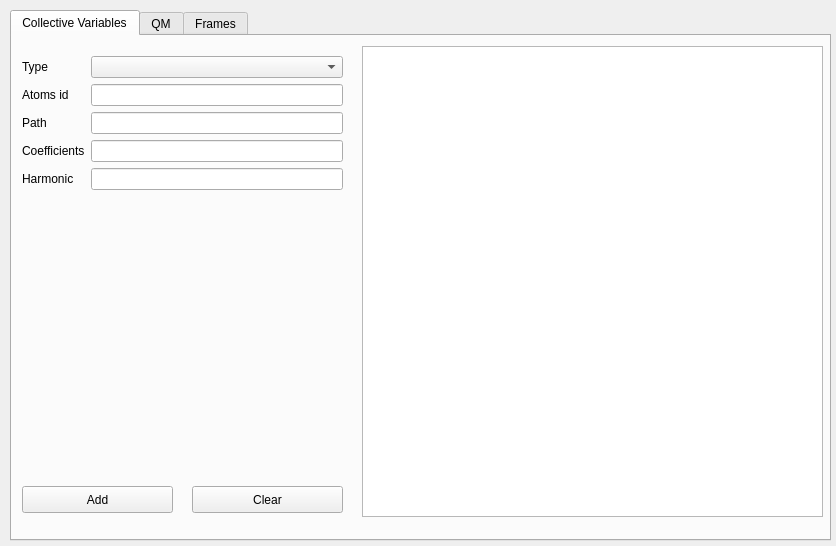
<?xml version="1.0" encoding="UTF-8"?>
<ui version="4.0">
 <class>Form</class>
 <widget class="QWidget" name="Form">
  <property name="geometry">
   <rect>
    <x>0</x>
    <y>0</y>
    <width>836</width>
    <height>546</height>
   </rect>
  </property>
  <property name="windowTitle">
   <string>Simula input</string>
  </property>
  <widget class="QTabWidget" name="tabWidget">
   <property name="geometry">
    <rect>
     <x>10</x>
     <y>10</y>
     <width>821</width>
     <height>531</height>
    </rect>
   </property>
   <property name="currentIndex">
    <number>0</number>
   </property>
   <widget class="QWidget" name="tab_cv">
    <attribute name="title">
     <string>Collective Variables</string>
    </attribute>
    <widget class="QPlainTextEdit" name="plainTextEdit">
     <property name="geometry">
      <rect>
       <x>350</x>
       <y>10</y>
       <width>461</width>
       <height>471</height>
      </rect>
     </property>
    </widget>
    <widget class="QPushButton" name="button_add">
     <property name="geometry">
      <rect>
       <x>10</x>
       <y>450</y>
       <width>151</width>
       <height>27</height>
      </rect>
     </property>
     <property name="text">
      <string>Add</string>
     </property>
    </widget>
    <widget class="QPushButton" name="button_clear">
     <property name="geometry">
      <rect>
       <x>180</x>
       <y>450</y>
       <width>151</width>
       <height>27</height>
      </rect>
     </property>
     <property name="text">
      <string>Clear</string>
     </property>
    </widget>
    <widget class="QWidget" name="formLayoutWidget">
     <property name="geometry">
      <rect>
       <x>10</x>
       <y>20</y>
       <width>321</width>
       <height>171</height>
      </rect>
     </property>
     <layout class="QFormLayout" name="formLayout">
      <item row="1" column="0">
       <widget class="QLabel" name="label">
        <property name="text">
         <string>Atoms id</string>
        </property>
       </widget>
      </item>
      <item row="1" column="1">
       <widget class="QLineEdit" name="edit_atoms"/>
      </item>
      <item row="2" column="0">
       <widget class="QLabel" name="label_2">
        <property name="text">
         <string>Path</string>
        </property>
       </widget>
      </item>
      <item row="2" column="1">
       <widget class="QLineEdit" name="edit_path"/>
      </item>
      <item row="3" column="0">
       <widget class="QLabel" name="label_3">
        <property name="text">
         <string>Coefficients</string>
        </property>
       </widget>
      </item>
      <item row="3" column="1">
       <widget class="QLineEdit" name="edit_coeff"/>
      </item>
      <item row="4" column="0">
       <widget class="QLabel" name="label_4">
        <property name="text">
         <string>Harmonic</string>
        </property>
       </widget>
      </item>
      <item row="4" column="1">
       <widget class="QLineEdit" name="edit_harm"/>
      </item>
      <item row="0" column="1">
       <widget class="QComboBox" name="combo_cvtype"/>
      </item>
      <item row="0" column="0">
       <widget class="QLabel" name="label_16">
        <property name="text">
         <string>Type</string>
        </property>
       </widget>
      </item>
     </layout>
    </widget>
   </widget>
   <widget class="QWidget" name="tab_qmmm">
    <attribute name="title">
     <string>QM</string>
    </attribute>
    <widget class="QPushButton" name="button_clear_2">
     <property name="geometry">
      <rect>
       <x>180</x>
       <y>450</y>
       <width>151</width>
       <height>27</height>
      </rect>
     </property>
     <property name="text">
      <string>Clear</string>
     </property>
    </widget>
    <widget class="QPushButton" name="button_add_2">
     <property name="geometry">
      <rect>
       <x>10</x>
       <y>450</y>
       <width>151</width>
       <height>27</height>
      </rect>
     </property>
     <property name="text">
      <string>Add</string>
     </property>
    </widget>
    <widget class="QPlainTextEdit" name="plainTextEdit_2">
     <property name="geometry">
      <rect>
       <x>350</x>
       <y>10</y>
       <width>451</width>
       <height>471</height>
      </rect>
     </property>
    </widget>
    <widget class="QWidget" name="formLayoutWidget_2">
     <property name="geometry">
      <rect>
       <x>10</x>
       <y>20</y>
       <width>311</width>
       <height>231</height>
      </rect>
     </property>
     <layout class="QFormLayout" name="formLayout_2">
      <item row="0" column="0">
       <widget class="QLabel" name="label_5">
        <property name="text">
         <string>No. Steps</string>
        </property>
       </widget>
      </item>
      <item row="0" column="1">
       <widget class="QLineEdit" name="edit_steps"/>
      </item>
      <item row="1" column="0">
       <widget class="QLabel" name="label_6">
        <property name="text">
         <string>Time step</string>
        </property>
       </widget>
      </item>
      <item row="1" column="1">
       <widget class="QLineEdit" name="edit_time"/>
      </item>
      <item row="2" column="0">
       <widget class="QLabel" name="label_7">
        <property name="text">
         <string>Temperature</string>
        </property>
       </widget>
      </item>
      <item row="2" column="1">
       <widget class="QLineEdit" name="edit_temp"/>
      </item>
      <item row="3" column="0">
       <widget class="QLabel" name="label_8">
        <property name="text">
         <string>QM mask</string>
        </property>
       </widget>
      </item>
      <item row="3" column="1">
       <widget class="QLineEdit" name="edit_mask"/>
      </item>
      <item row="4" column="0">
       <widget class="QLabel" name="label_12">
        <property name="text">
         <string>QM charge</string>
        </property>
       </widget>
      </item>
      <item row="4" column="1">
       <widget class="QLineEdit" name="edit_charge"/>
      </item>
      <item row="5" column="0">
       <widget class="QLabel" name="label_13">
        <property name="text">
         <string>QM theory</string>
        </property>
       </widget>
      </item>
      <item row="6" column="0">
       <widget class="QLabel" name="label_14">
        <property name="text">
         <string>Suffix</string>
        </property>
       </widget>
      </item>
      <item row="6" column="1">
       <widget class="QLineEdit" name="edit_suffix"/>
      </item>
      <item row="5" column="1">
       <widget class="QComboBox" name="combo_theory"/>
      </item>
     </layout>
    </widget>
   </widget>
   <widget class="QWidget" name="tab">
    <attribute name="title">
     <string>Frames</string>
    </attribute>
    <widget class="QWidget" name="gridLayoutWidget">
     <property name="geometry">
      <rect>
       <x>10</x>
       <y>10</y>
       <width>411</width>
       <height>61</height>
      </rect>
     </property>
     <layout class="QGridLayout" name="gridLayout">
      <item row="0" column="0">
       <widget class="QLabel" name="label_9">
        <property name="text">
         <string>Manual selection</string>
        </property>
       </widget>
      </item>
      <item row="1" column="0">
       <widget class="QLineEdit" name="edit_frames">
        <property name="placeholderText">
         <string>Frame selection</string>
        </property>
       </widget>
      </item>
     </layout>
    </widget>
    <widget class="QPlainTextEdit" name="plainTextEdit_3">
     <property name="geometry">
      <rect>
       <x>10</x>
       <y>230</y>
       <width>411</width>
       <height>211</height>
      </rect>
     </property>
    </widget>
    <widget class="QPushButton" name="button_add_3">
     <property name="geometry">
      <rect>
       <x>10</x>
       <y>450</y>
       <width>151</width>
       <height>27</height>
      </rect>
     </property>
     <property name="text">
      <string>Add</string>
     </property>
    </widget>
    <widget class="QPushButton" name="button_clear_3">
     <property name="geometry">
      <rect>
       <x>180</x>
       <y>450</y>
       <width>151</width>
       <height>27</height>
      </rect>
     </property>
     <property name="text">
      <string>Clear</string>
     </property>
    </widget>
    <widget class="Line" name="line">
     <property name="geometry">
      <rect>
       <x>430</x>
       <y>10</y>
       <width>20</width>
       <height>471</height>
      </rect>
     </property>
     <property name="orientation">
      <enum>Qt::Vertical</enum>
     </property>
    </widget>
    <widget class="QWidget" name="verticalLayoutWidget">
     <property name="geometry">
      <rect>
       <x>460</x>
       <y>10</y>
       <width>351</width>
       <height>91</height>
      </rect>
     </property>
     <layout class="QVBoxLayout" name="verticalLayout">
      <item>
       <widget class="QLabel" name="label_10">
        <property name="text">
         <string>Output</string>
        </property>
       </widget>
      </item>
      <item>
       <widget class="QLineEdit" name="edit_outpath">
        <property name="placeholderText">
         <string>Output path</string>
        </property>
       </widget>
      </item>
      <item>
       <widget class="QLineEdit" name="edit_out_prefix">
        <property name="placeholderText">
         <string>prefix</string>
        </property>
       </widget>
      </item>
     </layout>
    </widget>
    <widget class="QWidget" name="verticalLayoutWidget_2">
     <property name="geometry">
      <rect>
       <x>10</x>
       <y>90</y>
       <width>411</width>
       <height>122</height>
      </rect>
     </property>
     <layout class="QVBoxLayout" name="verticalLayout_2">
      <item>
       <widget class="QLabel" name="label_11">
        <property name="text">
         <string>Automatic Selection</string>
        </property>
       </widget>
      </item>
      <item>
       <widget class="QComboBox" name="combo_frames">
        <property name="placeholderText">
         <string/>
        </property>
       </widget>
      </item>
      <item>
       <widget class="QLineEdit" name="edit_atoms_frames">
        <property name="placeholderText">
         <string>Atoms selection</string>
        </property>
       </widget>
      </item>
      <item>
       <layout class="QGridLayout" name="gridLayout_2">
        <item row="0" column="0">
         <widget class="QLabel" name="label_15">
          <property name="text">
           <string>No. of frames</string>
          </property>
         </widget>
        </item>
        <item row="0" column="1">
         <widget class="QLineEdit" name="edit_noframes"/>
        </item>
       </layout>
      </item>
     </layout>
    </widget>
    <widget class="QPushButton" name="button_generate">
     <property name="geometry">
      <rect>
       <x>460</x>
       <y>450</y>
       <width>151</width>
       <height>27</height>
      </rect>
     </property>
     <property name="text">
      <string>Generate</string>
     </property>
    </widget>
   </widget>
  </widget>
 </widget>
 <resources/>
 <connections/>
</ui>
